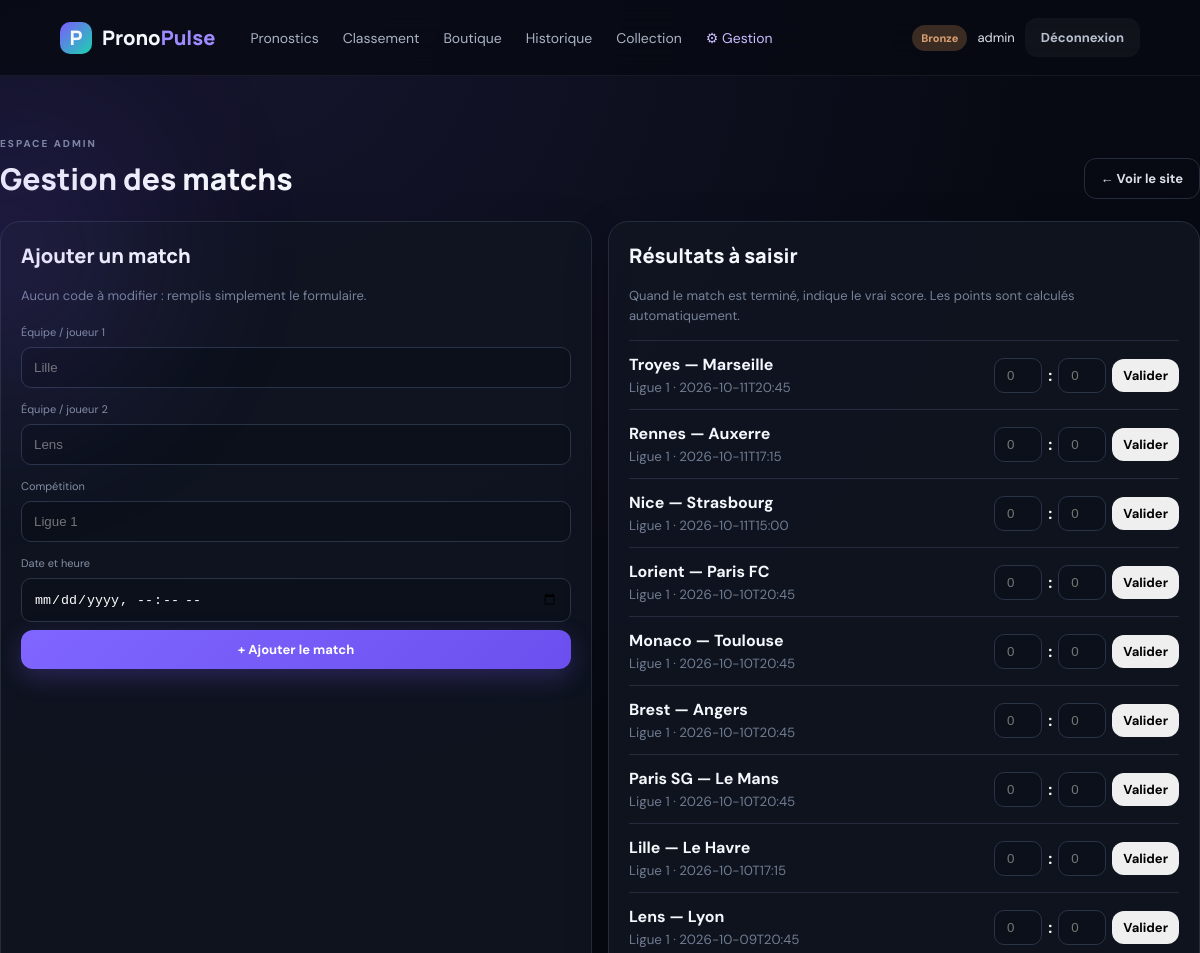
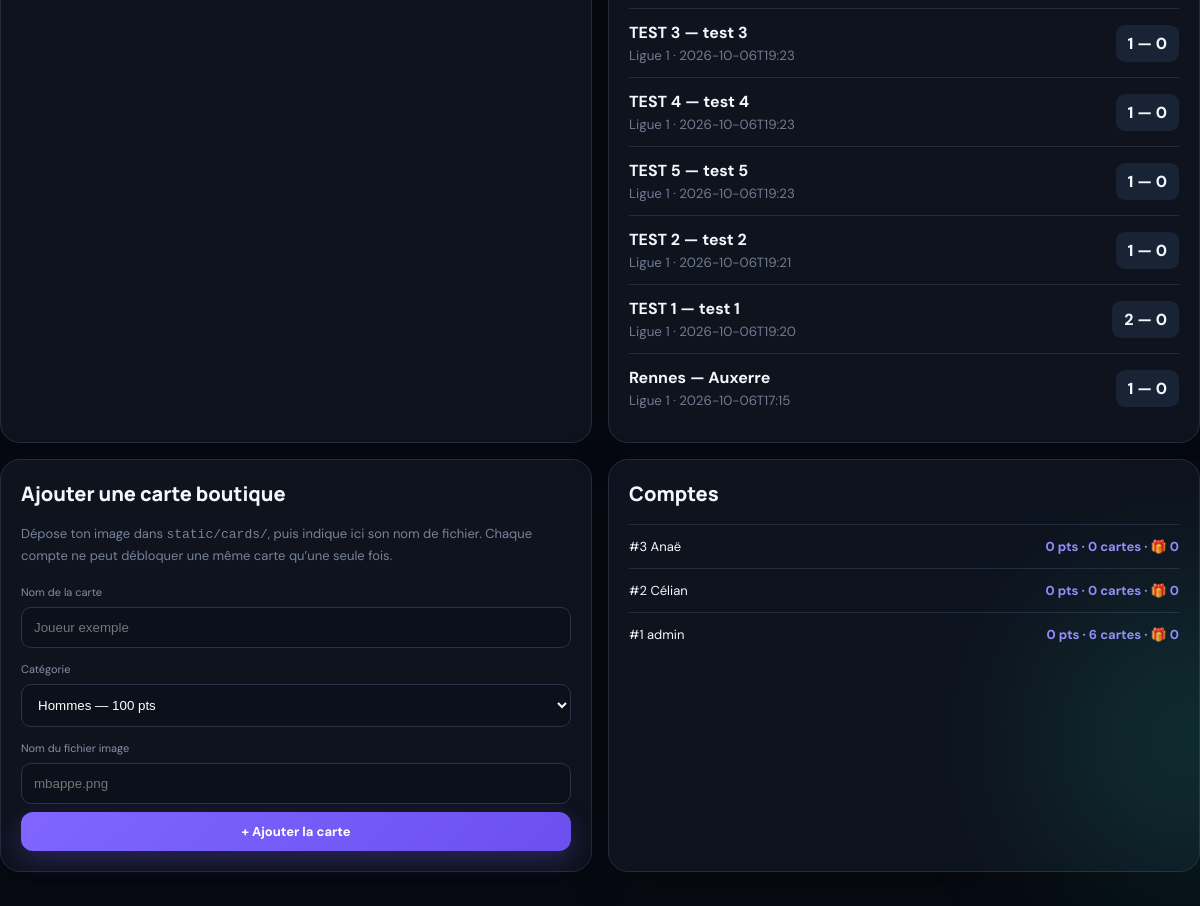
The page /admin (signed in) on the database its author committed (2 pictures, top to bottom).
### tables this page shows
CREATE TABLE users (
        id INTEGER PRIMARY KEY AUTOINCREMENT,
        username TEXT UNIQUE NOT NULL,
        password TEXT NOT NULL,
        points INTEGER NOT NULL DEFAULT 0,
        is_admin INTEGER NOT NULL DEFAULT 0,
        created_at TEXT NOT NULL,
        winning_predictions INTEGER NOT NULL DEFAULT 0,
        free_packs INTEGER NOT NULL DEFAULT 0
    );

CREATE TABLE matches (
        id INTEGER PRIMARY KEY AUTOINCREMENT,
        home TEXT NOT NULL,
        away TEXT NOT NULL,
        competition TEXT DEFAULT 'Match',
        match_date TEXT NOT NULL,
        home_score INTEGER,
        away_score INTEGER,
        status TEXT NOT NULL DEFAULT 'upcoming'
    );

### app.py (the view)
@app.route('/admin')
def admin():
    u = current_user()
    if not u or not u['is_admin']:
        return redirect(url_for('index'))
    conn = db()
    matches = conn.execute('SELECT * FROM matches ORDER BY match_date DESC').fetchall()
    cards = conn.execute('SELECT * FROM cards ORDER BY id DESC').fetchall()
    users = conn.execute('''
        SELECT u.id, u.username, u.points, u.is_admin, u.winning_predictions, u.free_packs,
               COUNT(DISTINCT i.card_id) AS card_count
        FROM users u
        LEFT JOIN inventory i ON i.user_id=u.id
        GROUP BY u.id
        ORDER BY u.points DESC, u.username ASC
    ''').fetchall()
    conn.close()
    return render_template('admin.html', matches=matches, cards=cards, users=users)

### app.py (called while the page is built, shortened)
def db():
    conn = sqlite3.connect(DB)
    conn.row_factory = sqlite3.Row
    conn.execute('PRAGMA foreign_keys = ON')
    return conn

def current_user():
    if 'user_id' not in session:
        return None
    conn = db()
    u = conn.execute('SELECT * FROM users WHERE id=?', (session['user_id'],)).fetchone()
    conn.close()
    return u

def level(points):
    if points >= 400:
        return 'Diamant', 'diamond'
    if points >= 200:
        return 'Or', 'gold'
    if points >= 100:
        return 'Argent', 'silver'
    return 'Bronze', 'bronze'

def collection_stats(user_id):
    conn = db()
    row = conn.execute('''
        SELECT
            COUNT(DISTINCT i.card_id) AS count,
            COALESCE(SUM(CASE c.category WHEN 'men' THEN 3 WHEN 'women' THEN 2 WHEN 'reserve' THEN 1 ELSE 0 END), 0) AS value
        FROM inventory i
        JOIN cards c ON c.id=i.card_id
        WHERE i.user_id=?
    ''', (user_id,)).fetchone()
    total = conn.execute('SELECT COUNT(*) AS total FROM cards').fetchone()['total']
    conn.close()
    return int(row['count'] or 0), int(row['value'] or 0), int(total or 0)

@app.context_processor
def inject():
    u = current_user()
    ccount, cvalue, total = collection_stats(u['id'])
    return {
        'user': u,
        'user_level': level(u['points']),
        'collection_count': ccount,
        'collection_value': cvalue,
        'total_cards': total,
    }

### templates/admin.html
{% extends 'base.html' %}{% block content %}<section class="admin-page"><div class="section-head"><div><span class="eyebrow">ESPACE ADMIN</span><h1>Gestion des matchs</h1></div><a class="btn outline" href="{{url_for('index')}}">← Voir le site</a></div><div class="admin-grid"><div class="panel"><h2>Ajouter un match</h2><p class="muted">Aucun code à modifier : remplis simplement le formulaire.</p><form action="{{url_for('admin_match')}}" method="post" class="admin-form"><label>Équipe / joueur 1</label><input name="home" placeholder="Lille" required><label>Équipe / joueur 2</label><input name="away" placeholder="Lens" required><label>Compétition</label><input name="competition" placeholder="Ligue 1"><label>Date et heure</label><input name="match_date" type="datetime-local" required><button class="btn primary">+ Ajouter le match</button></form></div><div class="panel"><h2>Résultats à saisir</h2><p class="muted">Quand le match est terminé, indique le vrai score. Les points sont calculés automatiquement.</p>{% for m in matches %}<div class="admin-match"><div><b>{{m['home']}} — {{m['away']}}</b><small>{{m['competition']}} · {{m['match_date']}}</small></div>{% if m['status']=='finished' %}<span class="result-chip">{{m['home_score']}} — {{m['away_score']}}</span>{% else %}<form action="{{url_for('admin_result',match_id=m['id'])}}" method="post" class="result-form"><input name="home_score" type="number" min="0" placeholder="0" required><b>:</b><input name="away_score" type="number" min="0" placeholder="0" required><button class="btn small">Valider</button></form>{% endif %}</div>{% else %}<p>Aucun match.</p>{% endfor %}</div></div>
<div class="admin-grid"><div class="panel"><h2>Ajouter une carte boutique</h2><p class="muted">Dépose ton image dans <code>static/cards/</code>, puis indique ici son nom de fichier. Chaque compte ne peut débloquer une même carte qu’une seule fois.</p><form action="{{url_for('admin_card')}}" method="post" class="admin-form"><label>Nom de la carte</label><input name="name" placeholder="Joueur exemple" required><label>Catégorie</label><select name="category"><option value="men">Hommes — 100 pts</option><option value="women">Femmes — 50 pts</option><option value="reserve">Équipe réserve — 25 pts</option></select><label>Nom du fichier image</label><input name="image" placeholder="mbappe.png" required><button class="btn primary">+ Ajouter la carte</button></form></div><div class="panel"><h2>Comptes</h2>{% for u in users %}<div class="user-row"><span>#{{u['id']}} {{u['username']}}</span><b>{{u['points']}} pts · {{u['card_count']}} cartes · 🎁 {{u['free_packs']}}</b></div>{% endfor %}</div></div></section>{% endblock %}

### templates/base.html (shortened to what this page needs)
<!doctype html><html lang="fr"><head><link rel="stylesheet" href="{{ url_for('static', filename='style.css') }}"></head><body data-logged="{{ '1' if user else '0' }}">
<div class="bg-orb orb1"></div><div class="bg-orb orb2"></div>
<header class="topbar"><a class="brand" href="{{url_for('index')}}"><span class="brand-mark">P</span><span>Prono<span>Pulse</span></span></a><nav><a href="{{url_for('index')}}">Pronostics</a><a href="{{url_for('leaderboard')}}">Classement</a><a href="{{url_for('shop')}}">Boutique</a>{% if user %}<a href="{{url_for('history')}}">Historique</a><a href="{{url_for('collection')}}">Collection</a>{% endif %}{% if user and user['is_admin'] %}<a class="admin-link" href="{{url_for('admin')}}">⚙ Gestion</a>{% endif %}</nav><div class="account">{% if user %}<span class="level {{user_level[1]}}">{{user_level[0]}}</span><span class="user-pill">{{user['username']}}</span><a class="btn ghost" href="{{url_for('logout')}}">Déconnexion</a>{% else %}<button class="btn primary" onclick="openModal('authModal')">Connexion / compte</button>{% endif %}</div></header>
<main>{% block content %}{% endblock %}</main>
<script src="{{url_for('static',filename='app.js')}}"></script></body></html>

### static/style.css (style rules this page uses)
:root { --bg:#070a12;--panel:#101522;--panel2:#151b2b;--text:#f4f7fb;--muted:#8d98ac;--accent:#7c5cff;--accent2:#19d3ae;--line:#242c3d;--danger:#ff647c;--shadow:0 24px 70px rgba(0,0,0,.35) }
* { box-sizing:border-box }
body { margin:0;background:radial-gradient(circle at 20% 0%,#15152d 0,#070a12 38%),var(--bg);color:var(--text);font-family:'DM Sans',sans-serif;min-height:100vh }
a { text-decoration:none;color:inherit }
.bg-orb { position:fixed;border-radius:50%;filter:blur(90px);opacity:.16;pointer-events:none }
.orb1 { width:300px;height:300px;background:#7c5cff;top:100px;left:-150px }
.orb2 { width:280px;height:280px;background:#19d3ae;right:-130px;bottom:100px }
.topbar { height:76px;border-bottom:1px solid rgba(255,255,255,.06);display:flex;align-items:center;padding:0 5%;gap:35px;position:sticky;top:0;background:rgba(7,10,18,.78);backdrop-filter:blur(18px);z-index:10 }
.brand { font:800 20px Manrope;display:flex;gap:10px;align-items:center }
.brand>span:last-child>span { color:#9d8bff }
.brand-mark { width:32px;height:32px;display:grid;place-items:center;background:linear-gradient(135deg,#7c5cff,#19d3ae);border-radius:10px }
.topbar nav { display:flex;gap:24px;color:#aab3c5;font-size:14px;flex:1 }
.admin-link { color:#c7bdff }
.account { display:flex;align-items:center;gap:10px }
.btn { border:0;border-radius:12px;padding:11px 16px;font:700 13px 'DM Sans';cursor:pointer;transition:.2s;display:inline-flex;justify-content:center;align-items:center;gap:7px }
.primary { background:linear-gradient(135deg,#8066ff,#6b50ef);color:white;box-shadow:0 8px 25px rgba(124,92,255,.25) }
.outline { background:transparent;border:1px solid var(--line);color:#dce1ea }
.ghost { background:rgba(255,255,255,.04);color:#b8c0cf }
.small { padding:8px 11px }
.level { font-size:11px;font-weight:800;padding:6px 9px;border-radius:20px }
.bronze { background:#3a2b23;color:#d99d72 }
.user-pill { font-size:13px;color:#dce1ea }
.hero,.section-head,.matches-grid,.bottom-dashboard,.admin-page,.shop-page { max-width:1200px;margin:auto }
.eyebrow { font-size:10px;letter-spacing:2px;color:#7f8aa0;font-weight:800 }
.section-head { display:flex;justify-content:space-between;align-items:end;margin-bottom:22px }
.section-head h1,.section-head h2 { font:800 30px Manrope;margin:6px 0 0 }
.match-card,.panel { background:rgba(16,21,34,.82);border:1px solid var(--line);border-radius:20px;padding:20px;box-shadow:0 15px 45px rgba(0,0,0,.18);transition:.25s }
.modal input,.admin-form input,.admin-form select,.result-form input { width:100%;background:#0b101a;border:1px solid #2a3448;color:#fff;border-radius:10px;padding:12px;outline:none }
.admin-page,.shop-page { padding:55px 0 90px }
.admin-grid { display:grid;grid-template-columns:1fr 1fr;gap:16px;margin-bottom:16px }
.panel h2 { font:800 20px Manrope;margin-top:0 }
.muted { color:#778398;font-size:13px;line-height:1.6 }
.admin-form { display:grid;gap:8px }
.admin-form label { font-size:11px;color:#8490a3;margin-top:6px }
.admin-match,.user-row { display:flex;justify-content:space-between;align-items:center;gap:10px;padding:13px 0;border-top:1px solid #232b3d }
.admin-match small { display:block;color:#707c91;margin-top:4px }
.result-form { display:flex;align-items:center;gap:6px }
.result-form input { width:48px;padding:9px;text-align:center }
.result-chip { background:#182435;border-radius:9px;padding:8px 12px;font-weight:800 }
.user-row { font-size:13px }
.user-row b { color:#9c8aff }

### rows shown on the page
users: username "admin", id "1", points "0", card_count "6", free_packs "0"
matches: home "Troyes", away "Marseille", competition "Ligue 1", match_date "2026-10-11T20:45"
matches: home "Rennes", away "Auxerre", competition "Ligue 1", match_date "2026-10-11T17:15"
matches: home "Nice", away "Strasbourg", competition "Ligue 1", match_date "2026-10-11T15:00"
matches: home "Lorient", away "Paris FC", competition "Ligue 1", match_date "2026-10-10T20:45"
matches: home "Monaco", away "Toulouse", competition "Ligue 1", match_date "2026-10-10T20:45"
matches: home "Brest", away "Angers", competition "Ligue 1", match_date "2026-10-10T20:45"
matches: home "Paris SG", away "Le Mans", competition "Ligue 1", match_date "2026-10-10T20:45"
matches: home "Lille", away "Le Havre", competition "Ligue 1", match_date "2026-10-10T17:15"
matches: home "Lens", away "Lyon", competition "Ligue 1", match_date "2026-10-09T20:45"
matches: home "TEST 3", away "test 3", competition "Ligue 1", match_date "2026-10-06T19:23", home_score "1", away_score "0"
matches: home "TEST 4", away "test 4", competition "Ligue 1", match_date "2026-10-06T19:23", home_score "1", away_score "0"
matches: home "TEST 5", away "test 5", competition "Ligue 1", match_date "2026-10-06T19:23", home_score "1", away_score "0"
matches: home "TEST 2", away "test 2", competition "Ligue 1", match_date "2026-10-06T19:21", home_score "1", away_score "0"
matches: home "TEST 1", away "test 1", competition "Ligue 1", match_date "2026-10-06T19:20", home_score "2", away_score "0"
matches: home "Rennes", away "Auxerre", competition "Ligue 1", match_date "2026-10-06T17:15", home_score "1", away_score "0"
users: id "3", username "Anaë", points "0", card_count "0", free_packs "0"
users: id "2", username "Célian", points "0", card_count "0", free_packs "0"

### other values the page prints
{{ user_level[0] }} "Bronze"
